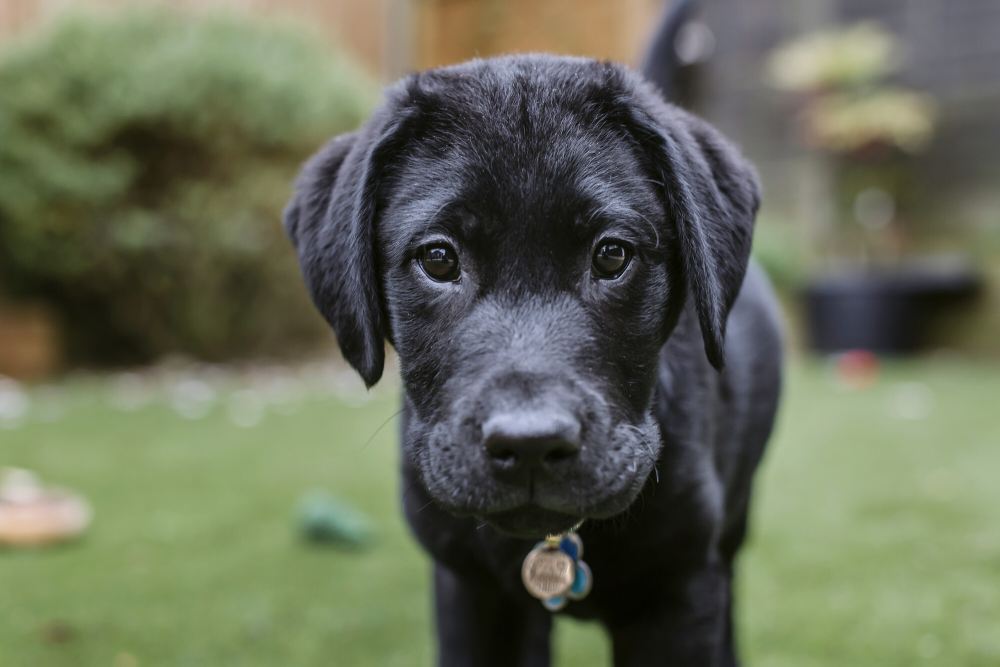
#> input picture images/img1.jpeg, 2000 x 1333 px (shown at 1/2 size); its folder holds 4 pictures in this run; the run also reads 1 picture not shown here
$ python thumbnail.py
#> lines starting #> are read from the running program, lines starting #| are printed output that depends on the picture
from PIL import Image, ImageFilter
import os

#  create dirs
os.makedirs("200", exist_ok=True)
os.makedirs("500", exist_ok=True)
size_200 = (200, 200)
size_500 = (500, 500)

for f in os.listdir("images"):
    if f.endswith(".jpg") or f.endswith("jpeg"):
        i = Image.open(f"images/{f}")
#> i is the input picture: PIL image 2000x1333 RGB; mean R, G, B 102.4, 107.7, 87.8

        fn, ln = os.path.splitext(f)

        i.thumbnail(size_200)
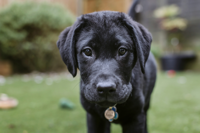
#> i: PIL image 200x133 RGB; mean R, G, B 102.4, 107.7, 87.7
        i.save(f"200/{fn}200{ln}")  # don't use . ln comes with .jpeg

        i.thumbnail(size_500)
        i.save(f"500/{fn}500{ln}")
#> pass 2 of the loop `for f in os.listdir("images"):`:
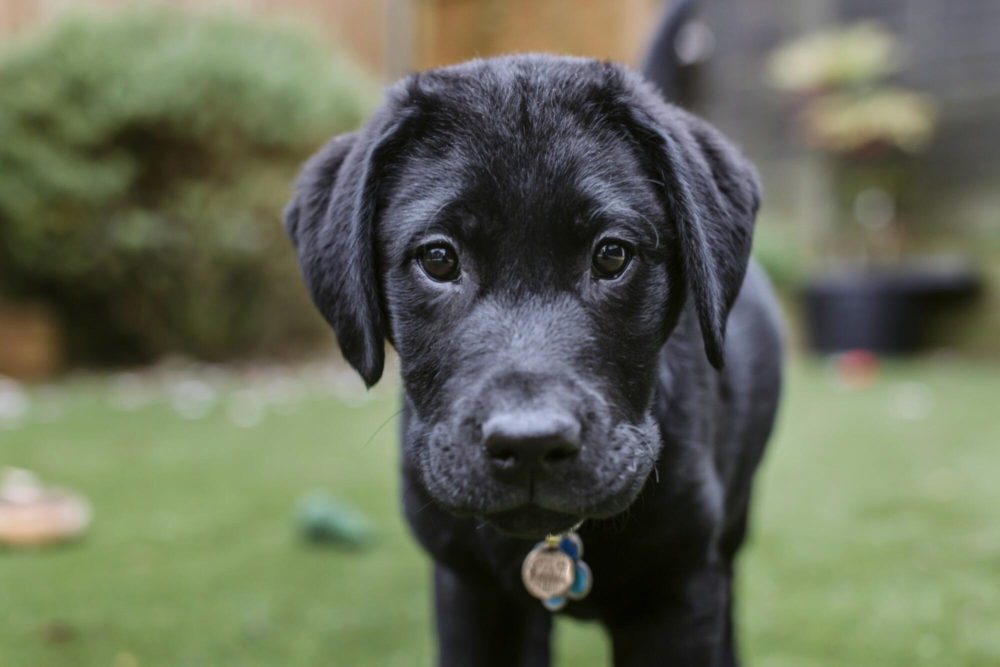
#> input picture images/img2.jpg, 2000 x 1333 px (shown at 1/2 size)
#> i is the input picture: PIL image 2000x1333 RGB; mean R, G, B 102.2, 107.6, 87.7
#> `i.thumbnail(size_200)`:
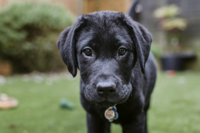
#> i: PIL image 200x133 RGB; mean R, G, B 102.2, 107.6, 87.6
#> pass 3 of the loop `for f in os.listdir("images"):`:
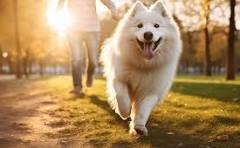
#> input picture images/img3.jpg, 240 x 148 px
#> i is the input picture: PIL image 240x148 RGB; mean R, G, B 172.6, 138.4, 93.5
#> `i.thumbnail(size_200)`:
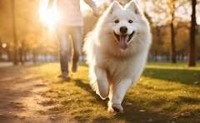
#> i: PIL image 200x123 RGB; mean R, G, B 172.6, 138.4, 93.6
#> the loop made 4 passes; the first 3 are shown

img = Image.open("images/img1.jpeg")
img.rotate(90).save("images/img1-rotate.jpeg")
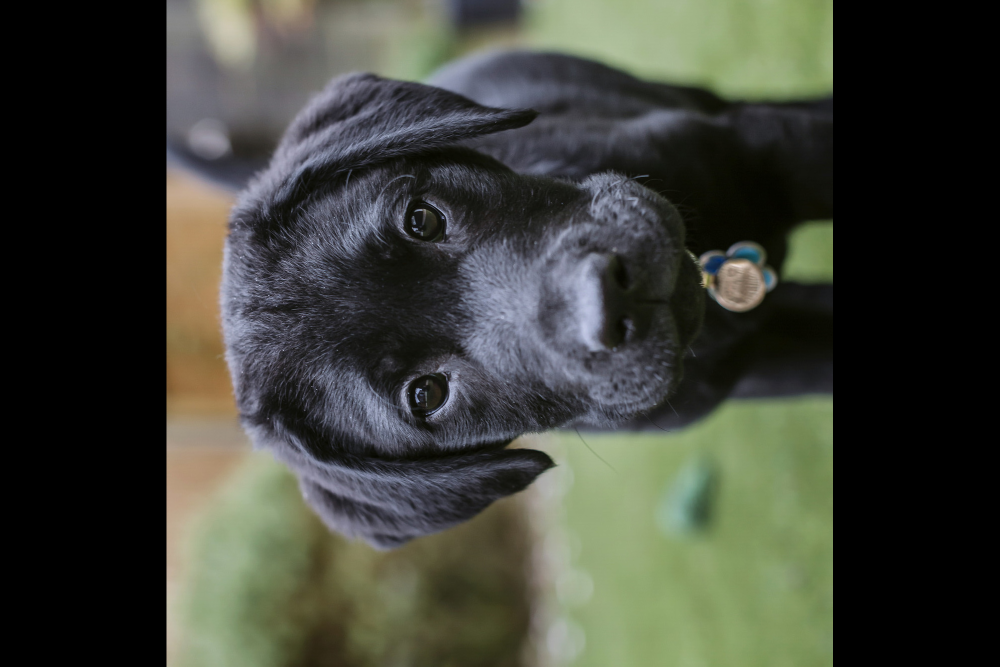
#> saved as img1-rotate.jpeg: PIL image 2000x1333 RGB (shown at 1/2 size); mean R, G, B 63.4, 66.1, 57

convert = Image.open("images/img2.jpg")
img.convert(mode="L").save("images/b&w.jpg")
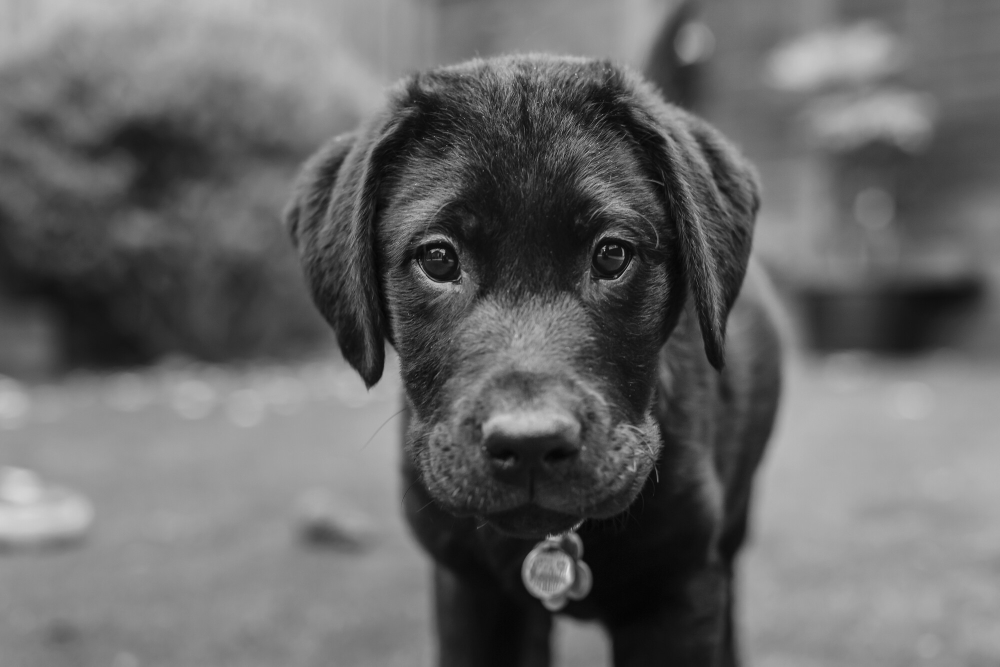
#> saved as b&w.jpg: PIL image 2000x1333 L (shown at 1/2 size); min 2, max 240, mean 103.8

blur_img = Image.open("images/img2.jpg")
img.filter(ImageFilter.GaussianBlur(10)).save("images/img2_blur.jpg")
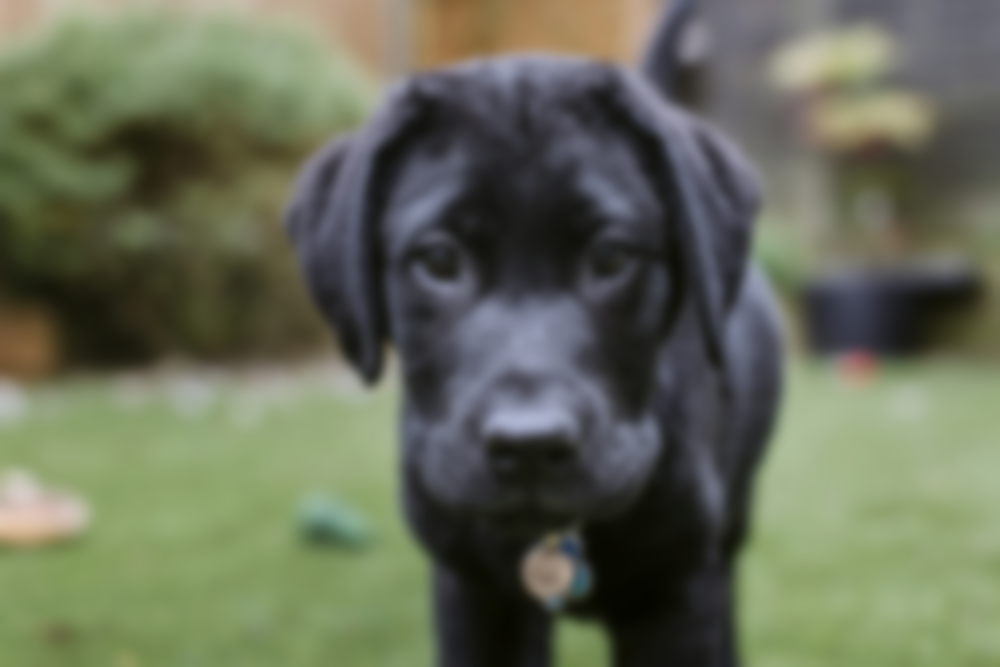
#> saved as img2_blur.jpg: PIL image 2000x1333 RGB (shown at 1/2 size); mean R, G, B 102.4, 107.7, 87.8
